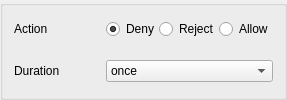
    <widget class="QGroupBox" name="enableGroup">
     <property name="sizePolicy">
      <sizepolicy hsizetype="Preferred" vsizetype="Maximum">
       <horstretch>0</horstretch>
       <verstretch>0</verstretch>
      </sizepolicy>
     </property>
     <property name="flat">
      <bool>false</bool>
     </property>
     <property name="checkable">
      <bool>false</bool>
     </property>
     <property name="checked">
      <bool>false</bool>
     </property>
     <layout class="QGridLayout" name="gridLayout" columnstretch="0,0,0,0,0,0,0">
      <property name="sizeConstraint">
       <enum>QLayout::SizeConstraint::SetDefaultConstraint</enum>
      </property>
      <property name="topMargin">
       <number>4</number>
      </property>
      <property name="bottomMargin">
       <number>4</number>
      </property>
      <property name="verticalSpacing">
       <number>12</number>
      </property>
      <item row="3" column="1">
       <widget class="QLabel" name="label_2">
        <property name="text">
         <string>Action</string>
        </property>
       </widget>
      </item>
      <item row="4" column="4">
       <spacer name="horizontalSpacer_5">
        <property name="orientation">
         <enum>Qt::Orientation::Horizontal</enum>
        </property>
        <property name="sizeHint" stdset="0">
         <size>
          <width>40</width>
          <height>20</height>
         </size>
        </property>
       </spacer>
      </item>
      <item row="3" column="4">
       <spacer name="horizontalSpacer_4">
        <property name="orientation">
         <enum>Qt::Orientation::Horizontal</enum>
        </property>
        <property name="sizeHint" stdset="0">
         <size>
          <width>40</width>
          <height>20</height>
         </size>
        </property>
       </spacer>
      </item>
      <item row="4" column="1">
       <widget class="QLabel" name="label_4">
        <property name="text">
         <string>Duration</string>
        </property>
       </widget>
      </item>
      <item row="4" column="6">
       <widget class="QComboBox" name="durationCombo">
        <item>
         <property name="text">
          <string>once</string>
         </property>
        </item>
        <item>
         <property name="text">
          <string notr="true">30s</string>
         </property>
        </item>
        <item>
         <property name="text">
          <string notr="true">5m</string>
         </property>
        </item>
        <item>
         <property name="text">
          <string notr="true">15m</string>
         </property>
        </item>
        <item>
         <property name="text">
          <string notr="true">30m</string>
         </property>
        </item>
        <item>
         <property name="text">
          <string notr="true">1h</string>
         </property>
        </item>
        <item>
         <property name="text">
          <string notr="true">12h</string>
         </property>
        </item>
        <item>
         <property name="text">
          <string>until reboot</string>
         </property>
        </item>
        <item>
         <property name="text">
          <string>always</string>
         </property>
        </item>
       </widget>
      </item>
      <item row="3" column="6">
       <layout class="QHBoxLayout" name="horizontalLayout_2">
        <item>
         <widget class="QRadioButton" name="actionDenyRadio">
          <property name="sizePolicy">
           <sizepolicy hsizetype="Preferred" vsizetype="Fixed">
            <horstretch>0</horstretch>
            <verstretch>0</verstretch>
           </sizepolicy>
          </property>
          <property name="toolTip">
           <string>Deny will just discard the connection</string>
          </property>
          <property name="text">
           <string>Deny</string>
          </property>
          <property name="icon">
           <iconset theme="emblem-important">
            <normaloff>../../../../../../../../../../../../../../../../../../../../../../../../../../../../../../../../../../../../../../../../../../../../../../../../../../../../../../.designer/backup</normaloff>../../../../../../../../../../../../../../../../../../../../../../../../../../../../../../../../../../../../../../../../../../../../../../../../../../../../../../.designer/backup</iconset>
          </property>
          <property name="checked">
           <bool>true</bool>
          </property>
         </widget>
        </item>
        <item>
         <widget class="QRadioButton" name="actionRejectRadio">
          <property name="toolTip">
           <string>Reject will drop the connection, and kill the socket that initiated it</string>
          </property>
          <property name="text">
           <string>Reject</string>
          </property>
          <property name="icon">
           <iconset theme="window-close">
            <normaloff>../../../../../../.designer/backup</normaloff>../../../../../../.designer/backup</iconset>
          </property>
         </widget>
        </item>
        <item>
         <widget class="QRadioButton" name="actionAllowRadio">
          <property name="sizePolicy">
           <sizepolicy hsizetype="Preferred" vsizetype="Fixed">
            <horstretch>0</horstretch>
            <verstretch>0</verstretch>
           </sizepolicy>
          </property>
          <property name="toolTip">
           <string>Allow will allow the connection</string>
          </property>
          <property name="layoutDirection">
           <enum>Qt::LayoutDirection::LeftToRight</enum>
          </property>
          <property name="text">
           <string>Allow</string>
          </property>
          <property name="icon">
           <iconset theme="emblem-default">
            <normaloff>../../../../../../../../../../../../../../../../../../../../../../../../../../../../../../../../../../../../../../../../../../../../../../../../../../../../../../.designer/backup</normaloff>../../../../../../../../../../../../../../../../../../../../../../../../../../../../../../../../../../../../../../../../../../../../../../../../../../../../../../.designer/backup</iconset>
          </property>
         </widget>
        </item>
       </layout>
      </item>
     </layout>
    </widget>
